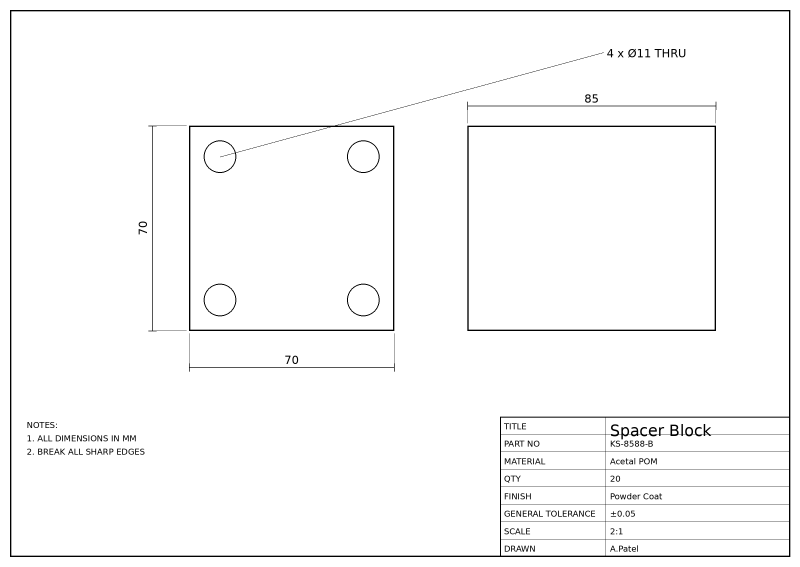
#> input picture examples/block_clean.png, 2400 x 1700 px (shown at 1/3 size)
$ python -i extract.py   (imports and definitions only)
#> lines starting #> are read from the running program, lines starting #| are printed output that depends on the picture; after the words box and inside, x2 and y2 are one past the last pixel; in counts of white or black regions, pixels touching at a corner belong together
"""Read a part drawing into structured fields, each with a confidence.

OCR (RapidOCR) reads the text; computer vision (OpenCV) classifies the part
family from the main-view outline and counts drawn holes, which is used to
cross-check the OCR'd hole callout.
"""
import re
import unicodedata
from dataclasses import dataclass, field
from difflib import SequenceMatcher

import cv2
import numpy as np

from .generate import MATERIALS, MATERIAL_DE, FINISHES, FINISH_DE

_ENGINE = None


# [6 lines left out: function engine, not called in this run]


@dataclass
class Token:
    text: str
    conf: float
    x0: float
    y0: float
    x1: float
    y1: float

    @property
    def cy(self):
        return (self.y0 + self.y1) / 2


DIM_RE = re.compile(r"^[Ø@0O]?\d{1,3}(?:[.,]\d{1,2})?$")


def norm(s: str) -> str:
    s = unicodedata.normalize("NFKD", s).encode("ascii", "ignore").decode()
    return re.sub(r"[^A-Z0-9]", "", s.upper())


LABEL_KEYS = {
    "title": ["TITLE", "BENENNUNG"], "part_no": ["PARTNO", "ZEICHNUNGSNR"],
    "material": ["MATERIAL", "WERKSTOFF"], "qty": ["QTY", "STUCKZAHL"],
    "finish": ["FINISH", "OBERFLACHE"], "tol": ["GENERALTOLERANCE", "ALLGEMEINTOLERANZ"],
}
MAT_NAMES = {norm(k): k for k in MATERIALS} | {norm(v): k for k, v in MATERIAL_DE.items()}
#> further down, picture is the input picture: shape (1700, 2400); min 0, max 255, mean 249.3
FIN_NAMES = {norm(k): k for k in FINISHES} | {norm(v): k for k, v in FINISH_DE.items()}


# [46 lines left out: functions best_match, deskew, ocr, not called in this run]


def _overlap(a, b):
    return not (a.x1 < b.x0 or b.x1 < a.x0 or a.y1 < b.y0 or b.y1 < a.y0)


# [97 lines left out: functions parse_num, reread_cell, tesseract_line, title_block, not called in this run]


CALLOUT_HOLE = re.compile(r"(\d+)X[Ø@0O]?(\d+(?:[.,]\d+)?)(THRU|DURCH)")
CALLOUT_THREAD = re.compile(r"(\d+)XM(\d+)")


# [90 lines left out: functions callouts, dimension_tokens, recover_short_numbers, not called in this run]


# ------------------------------------------------------------- computer vision
MODEL_PATH = __import__("pathlib").Path(__file__).resolve().parent / "family_clf.joblib"
_CLF = None


def view_features(gray: np.ndarray) -> np.ndarray:
    """HOG descriptor of the main-view region (above the title block, left of the callouts)."""
    from skimage.feature import hog
    h, w = gray.shape
#> h = 1700; w = 2400
    roi = gray[int(h * 0.06):int(h * 0.74), int(w * 0.03):int(w * 0.75)]
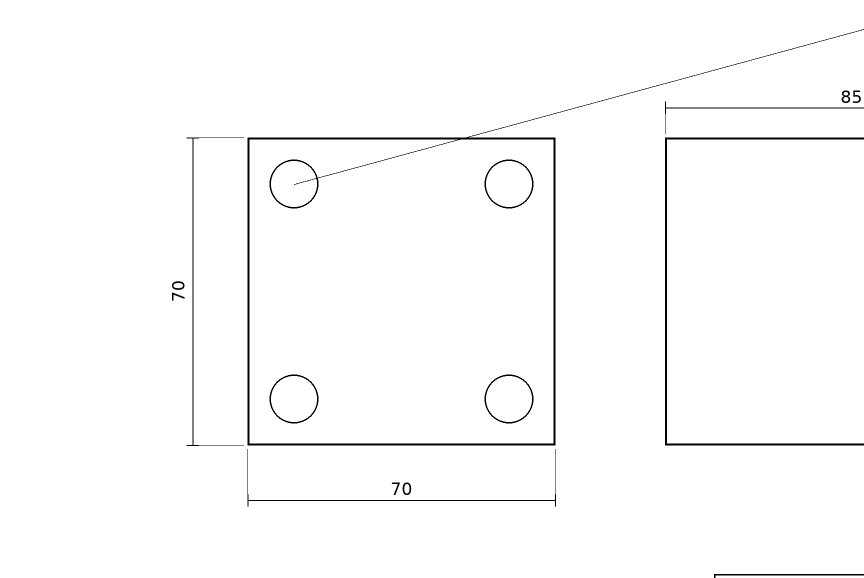
#> roi: shape (1156, 1728) (shown at 1/2 size); min 0, max 255, mean 251.7
    _, bw = cv2.threshold(roi, 0, 255, cv2.THRESH_BINARY_INV + cv2.THRESH_OTSU)
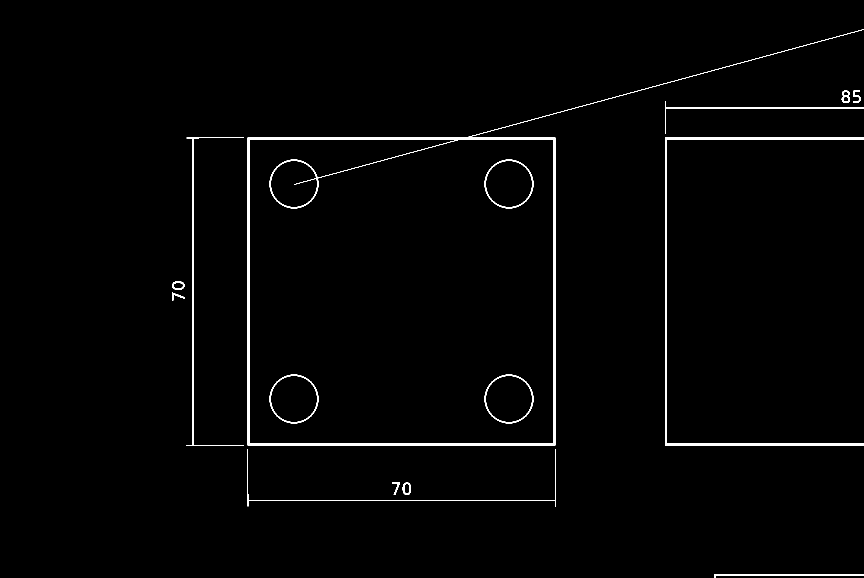
#> bw: shape (1156, 1728) (shown at 1/2 size); 1.3% white; 15 white regions, largest, box (x1, y1, x2, y2) and area: (495, 58, 1728, 891) 12062, (1330, 275, 1728, 891) 5616, (373, 275, 488, 892) 1506
    bw = cv2.dilate(bw, np.ones((5, 5), np.uint8))
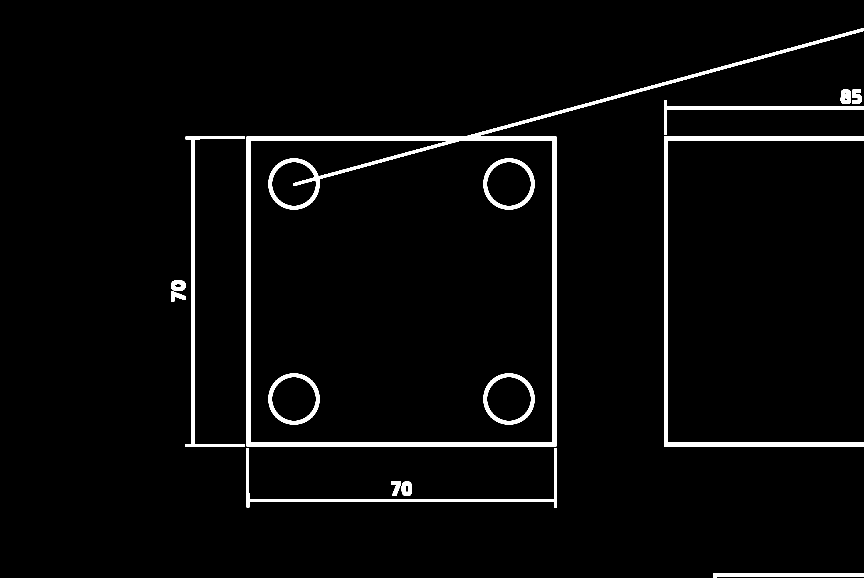
#> bw: shape (1156, 1728) (shown at 1/2 size); 3.2% white; 15 white regions, largest, box (x1, y1, x2, y2) and area: (493, 56, 1728, 893) 28975, (1328, 273, 1728, 893) 11232, (371, 273, 490, 894) 4902
    small = cv2.resize(bw, (192, 128), interpolation=cv2.INTER_AREA)
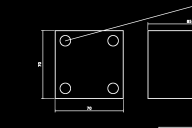
#> small: shape (128, 192); min 0, max 255, mean 8.2
    return hog(small, orientations=9, pixels_per_cell=(16, 16), cells_per_block=(2, 2), feature_vector=True)


# [143 lines left out: functions cv_family, classify_family, second_read, agrees, _longest_run, dimension_line_px and 2 more, not called in this run]


@dataclass
class Extraction:
    fields: dict = field(default_factory=dict)   # name -> value
    conf: dict = field(default_factory=dict)     # name -> 0..1
    cv: dict = field(default_factory=dict)


# [46 lines left out: function extract, not called in this run]

>>> import cv2
>>> picture = cv2.imread('../examples/block_clean.png', cv2.IMREAD_GRAYSCALE)
>>> result = view_features(picture)
#> result = 2772 values, max 0.764 at index 2677, min 0 at index 0, mean 0.0635

$ run again, on examples/plate_clean.png
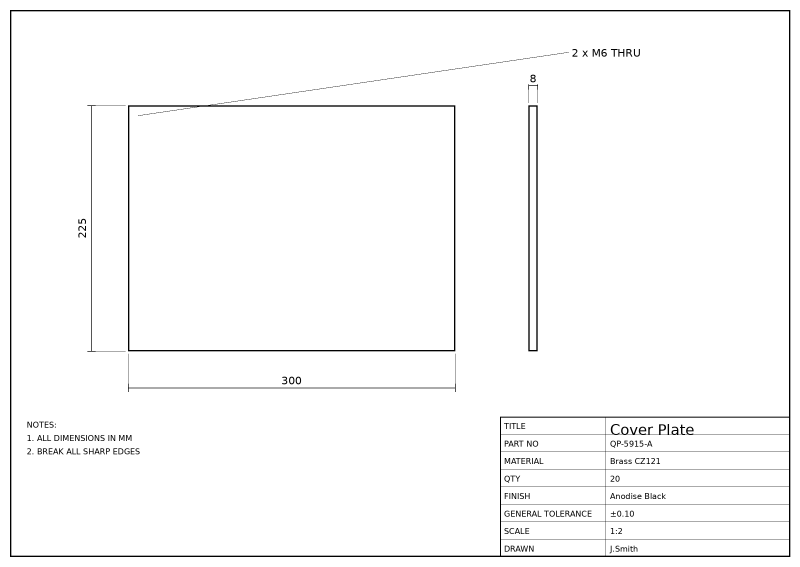
#> input picture examples/plate_clean.png, 2400 x 1700 px (shown at 1/3 size)
#> picture is the input picture: shape (1700, 2400); min 0, max 255, mean 249.7
#> in view_features, `_, bw = cv2.threshold(roi, 0, 255, cv2.THRESH_BINARY_INV + cv2.THRESH_..`:
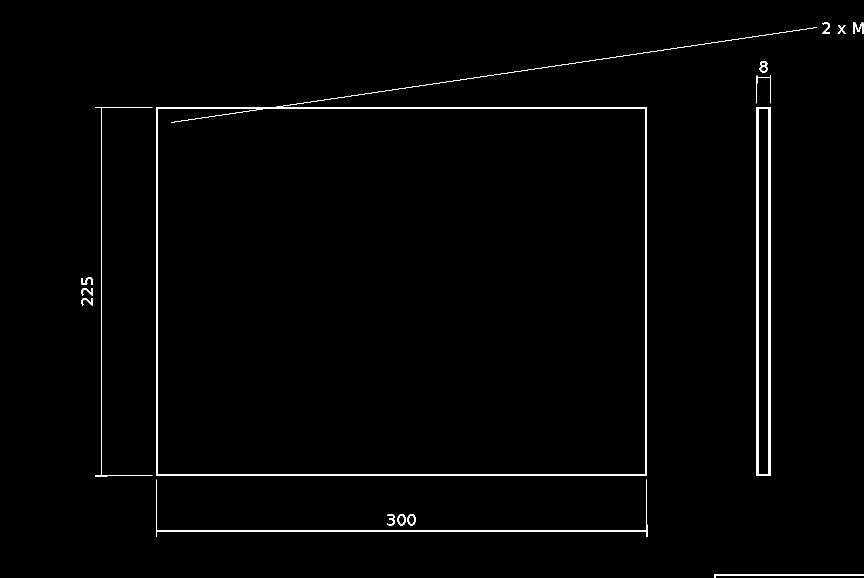
#> bw: shape (1156, 1728) (shown at 1/2 size); 1.4% white; 16 white regions, largest, box (x1, y1, x2, y2) and area: (312, 54, 1634, 952) 15146, (1513, 214, 1541, 952) 6064, (312, 959, 1295, 1074) 2238
#> in view_features, `small = cv2.resize(bw, (192, 128), interpolation=cv2.INTER_AREA)`:
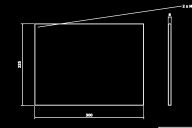
#> small: shape (128, 192); min 0, max 254, mean 8.5
#> result = 2772 values, max 0.707 at index 864, min 0 at index 0, mean 0.0529
